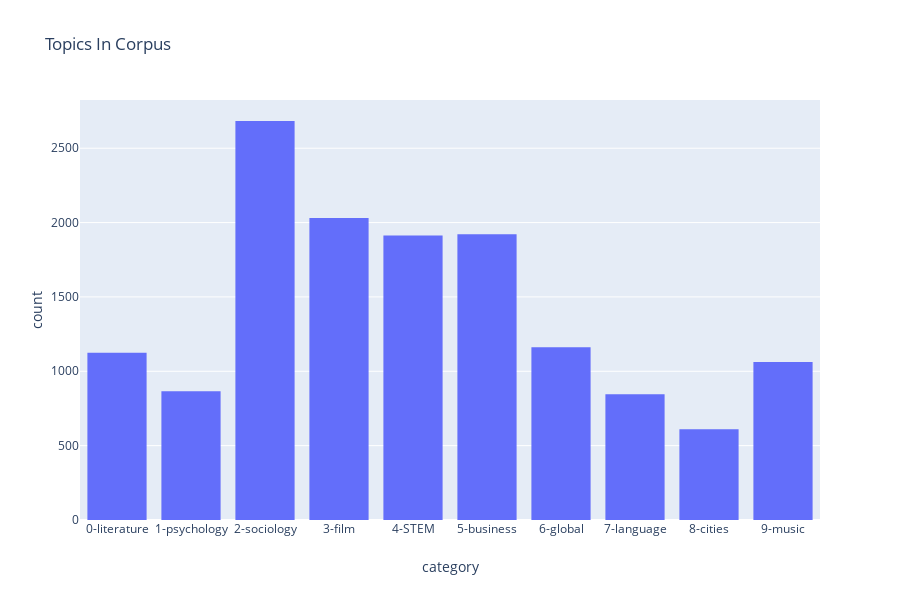

Notebook cell for this chart:
### Code cell
px.histogram(data_frame=df_best_category.sort_values('category')
     , x="category"
     , title="Topics In Corpus"
     , template='plotly'
     )

### Figure 1 — Plotly figure (JSON) as saved in the notebook; plotly's stock layout.template omitted (floating-point values rounded to 4 significant figures; data arrays with more than 128 entries replaced by an {"elided": "..."} marker saying what was removed)
{"data": [{"alignmentgroup": "True", "bingroup": "x", "hoverlabel": {"namelength": 0}, "hovertemplate": "category=%{x}<br>count=%{y}", "legendgroup": "", "marker": {"color": "#636efa"}, "name": "", "offsetgroup": "", "orientation": "v", "showlegend": false, "type": "histogram", "uid": "aa2d36e0-298e-4b2f-bfe8-051c831b253b", "x": {"elided": "14216 str values"}, "xaxis": "x", "yaxis": "y"}], "layout": {"barmode": "relative", "grid": {"xaxes": ["x"], "xgap": 0.1, "xside": "bottom", "yaxes": ["y"], "ygap": 0.1, "yside": "left"}, "height": 600, "legend": {"tracegroupgap": 0}, "title": {"text": "Topics In Corpus"}, "xaxis": {"title": {"text": "category"}}, "yaxis": {"title": {"text": "count"}}}}
